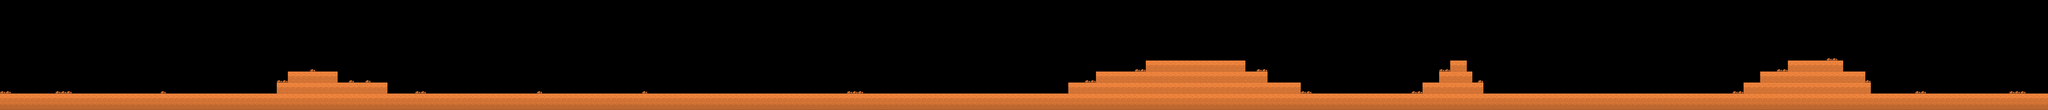

Rendered tile map (Tiled .tmx) drawn with the repository's tilesets; below, a short description and the map source with its tile grids summarised:
An orthogonal 370x20 tile map with 32x32 px tiles, 1 tile layer (Capa de Patrones 1), 2 tilesets.

<map version="1.2" tiledversion="1.2.4" orientation="orthogonal" renderorder="right-down" width="370" height="20" tilewidth="32" tileheight="32" infinite="0" nextlayerid="15" nextobjectid="1">
 <tileset firstgid="1" source="tiles.tsx" />
 <tileset firstgid="257" source="tiles.tsx" />
 <layer id="10" name="Capa de Patrones 1" width="370" height="20">
  <data>[7400 cells, 1537 non-empty, 8 distinct tile ids]</data>
 </layer>
</map>